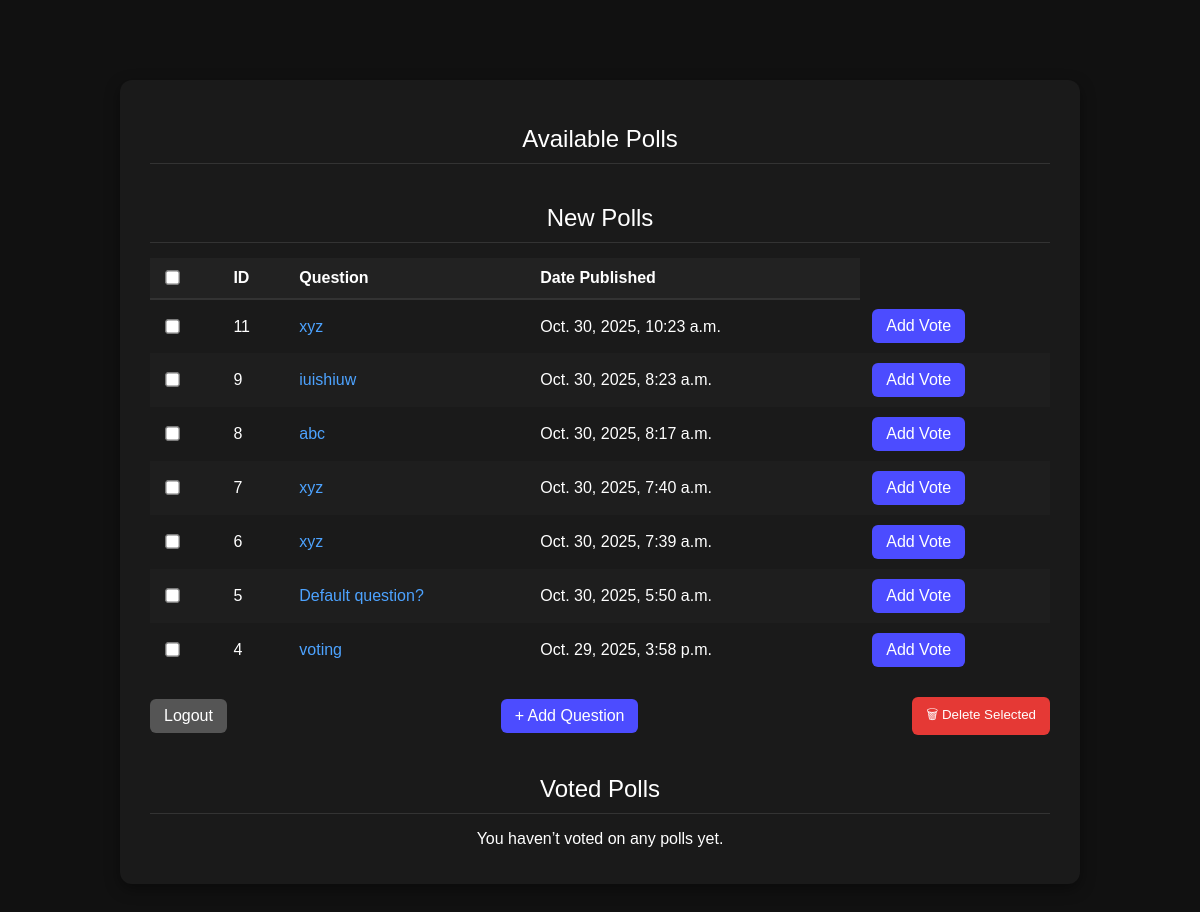
The app's page /viewpolls/ (signed in), older data.
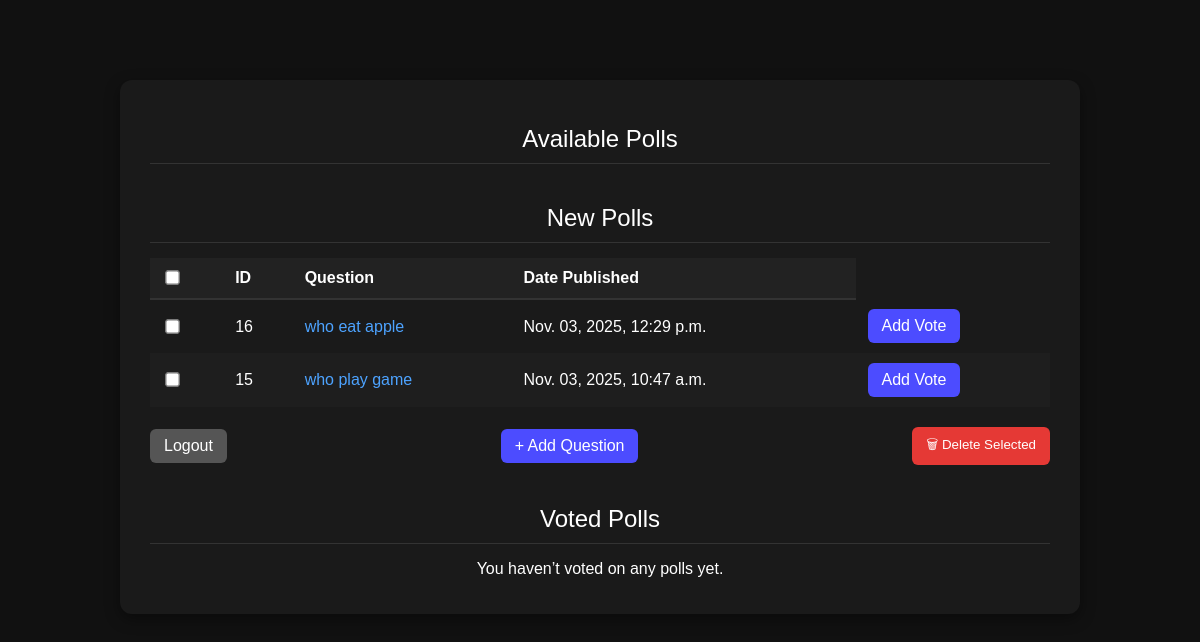
The same page, newer data.
### polls/models.py (models this page shows)
class Question(models.Model):
    question_text = models.CharField(max_length=200)
    pub_date = models.DateTimeField("date published",auto_now_add=True)

### polls/views.py (the view)
# urls.py: path('viewpolls/', views.index_view, name='index'),
@login_required
def index_view(request):
    all_questions = Question.objects.order_by("-pub_date")
    voted_question_ids = VoteRecord.objects.filter(user=request.user).values_list("question_id", flat=True)
    voted_questions = all_questions.filter(id__in=voted_question_ids)
    new_questions = all_questions.exclude(id__in=voted_question_ids)
    context = {
        "voted_questions": voted_questions,
        "new_questions": new_questions,
    }
    return render(request, "polls/index.html", context)

### templates/polls/index.html (shortened to what this page needs)
{% load static %}
<!DOCTYPE html>
<html>
<head>
</head>
<body>
<div class="container">
    <h2>Available Polls</h2>
    <div class="section">
        <h2> New Polls</h2>
        {% if new_questions %}
            <form method="POST" action="{% url 'polls:delete_selected' %}">
                <table>
                    <thead>
                        <tr>
                            <th><input type="checkbox" id="select-all-new"></th>
                            <th>ID</th>
                            <th>Question</th>
                            <th>Date Published</th>
                        </tr>
                    </thead>
                    <tbody>
                        {% for question in new_questions %}
                            <tr>
                                <td><input type="checkbox" name="selected_polls" value="{{ question.id }}"></td>
                                <td>{{ question.id }}</td>
                                <td><a href="{% url 'polls:detail' question.id %}">{{ question.question_text }}</a></td>
                                <td>{{ question.pub_date|date:"M. d, Y, P" }}</td>
                                <td>
                            <a href="{% url 'polls:detail' question.id %}" class="btn-add">
                                 Add Vote
                            </a>
                                </td>
                            </tr>
                        {% endfor %}
                    </tbody>
                </table>
                <div class="actions">
                    <a href="{% url 'polls:logout' %}" class="logout-btn">Logout</a>
                    {% if request.user.is_superuser %}
                        <a href="{% url 'polls:add_question' %}" class="btn-add">+ Add Question</a>
                        <button type="submit" class="btn-delete">🗑 Delete Selected</button>
                    {% endif %}
                </div>
            </form>
        {% else %}
            <p style="text-align:center;">No new polls available.</p>
        {% endif %}
    </div>
<div class="section">
    <h2>Voted Polls</h2>
    {% if voted_questions %}
        <table>
            <thead>
                <tr>
                    <th>ID</th>
                    <th>Question</th>
                    <th>Date Published</th>
                    <th>Actions</th>
                </tr>
            </thead>
            <tbody>
                {% for question in voted_questions %}
                    <tr>
                        <td>{{ question.id }}</td>
                        <td><a href="{% url 'polls:results' question.id %}">{{ question.question_text }}</a></td>
                        <td>{{ question.pub_date|date:"M. d, Y, P" }}</td>
                        <td>
                            <a href="{% url 'polls:results' question.id %}" class="btn-add">
                                See Votes
                            </a>
                        </td>
                    </tr>
                {% endfor %}
            </tbody>
        </table>
    {% else %}
        <p style="text-align:center;">You haven’t voted on any polls yet.</p>
    {% endif %}
</div>
</div>
</body>
</html>

Row changes from the older to the newer data that the page shows:
removed Question: id "11", question_text "xyz", pub_date "Oct. 30, 2025, 10:23 a.m."
removed Question: id "9", question_text "iuishiuw", pub_date "Oct. 30, 2025, 8:23 a.m."
removed Question: id "8", question_text "abc", pub_date "Oct. 30, 2025, 8:17 a.m."
removed Question: id "7", question_text "xyz", pub_date "Oct. 30, 2025, 7:40 a.m."
removed Question: id "6", question_text "xyz", pub_date "Oct. 30, 2025, 7:39 a.m."
removed Question: id "5", question_text "Default question?", pub_date "Oct. 30, 2025, 5:50 a.m."
removed Question: id "4", question_text "voting", pub_date "Oct. 29, 2025, 3:58 p.m."
added Question: id "16", question_text "who eat apple", pub_date "Nov. 03, 2025, 12:29 p.m."
added Question: id "15", question_text "who play game", pub_date "Nov. 03, 2025, 10:47 a.m."
